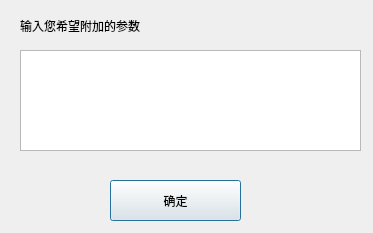
<?xml version="1.0" encoding="UTF-8"?>
<ui version="4.0">
 <class>Dialog</class>
 <widget class="QDialog" name="Dialog">
  <property name="geometry">
   <rect>
    <x>0</x>
    <y>0</y>
    <width>373</width>
    <height>233</height>
   </rect>
  </property>
  <property name="windowTitle">
   <string>快捷启动</string>
  </property>
  <widget class="QLabel" name="label">
   <property name="geometry">
    <rect>
     <x>20</x>
     <y>10</y>
     <width>161</width>
     <height>31</height>
    </rect>
   </property>
   <property name="text">
    <string>输入您希望附加的参数</string>
   </property>
  </widget>
  <widget class="QTextEdit" name="textEdit">
   <property name="geometry">
    <rect>
     <x>20</x>
     <y>50</y>
     <width>341</width>
     <height>101</height>
    </rect>
   </property>
  </widget>
  <widget class="QPushButton" name="pushButton">
   <property name="geometry">
    <rect>
     <x>110</x>
     <y>180</y>
     <width>131</width>
     <height>41</height>
    </rect>
   </property>
   <property name="text">
    <string>确定</string>
   </property>
  </widget>
 </widget>
 <resources/>
 <connections>
  <connection>
   <sender>pushButton</sender>
   <signal>clicked()</signal>
   <receiver>Dialog</receiver>
   <slot>Button1Listern()</slot>
   <hints>
    <hint type="sourcelabel">
     <x>221</x>
     <y>204</y>
    </hint>
    <hint type="destinationlabel">
     <x>340</x>
     <y>169</y>
    </hint>
   </hints>
  </connection>
 </connections>
 <slots>
  <slot>Button1Listern()</slot>
 </slots>
</ui>
